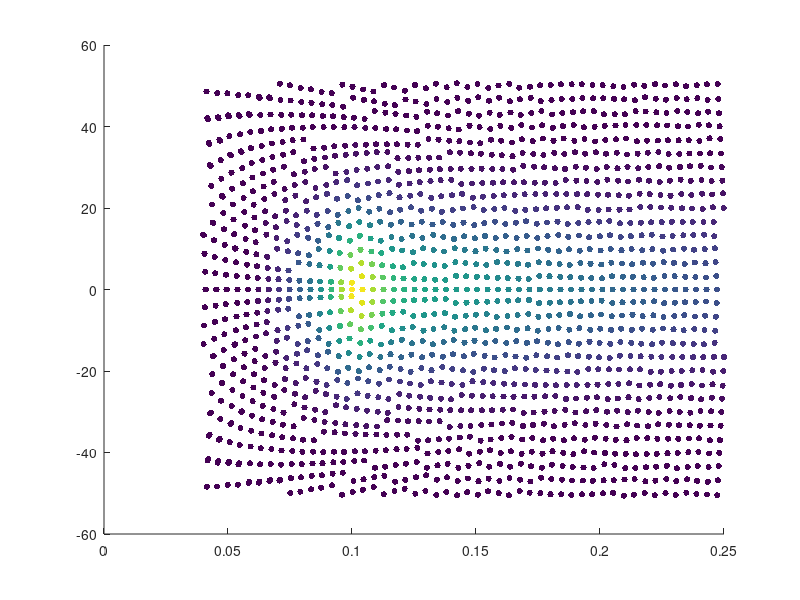

MATLAB code to generate this figure:
mfreq=1550;
mtheta=31;
fmin= 0.04;
fmax= 0.25;
h_gen=9;
delta=2;
fm = 0.1;
theta_input=00;
sigma_theta_input=10;
gamma_spec=3;
DY = 1;
Nglob=2999;
alpha_c=0;
PERIODIC=1;
SMALL=eps('single');

%% NEW STUFF:
alpha=-0.39;
alpha1=alpha+1.0/3.0;
grav=9.81;
omgn=2.0*pi*fm;
tb=omgn*omgn*h_gen/grav;
tc=1.0+tb*alpha;
wkn=sqrt((tc-sqrt(tc*tc-4.0*alpha1*tb))/(2.0*alpha1))/h_gen;

DTHETA0 = asin(2*pi/DY/(Nglob-1)/wkn);
THETA_MAX_DEG = (mtheta-1)/2 * DTHETA0*180/pi
NSIGMA  = THETA_MAX_DEG / sigma_theta_input
while NSIGMA<5 & THETA_MAX_DEG<60
    disp('decreasing angular resolution')
    THETA_MAX_DEG = min(2*THETA_MAX_DEG,60);
    NSIGMA = THETA_MAX_DEG / sigma_theta_input
end
%%
% $$$ THETA_MAX_DEG = min(10*sigma_theta_input,60);
THETA_MAX = THETA_MAX_DEG*pi/180;

df = (fmax-fmin)/(mfreq-1.0);
    Ef = 0;
    for kf=1:mfreq
        Freq(kf) = fmin +(kf-1)*df;
    end

    % % --- directional wave
    sigma_theta=sigma_theta_input*pi/180.0;
    N_spec=20.0/sigma_theta;

    if mtheta==1 % 1D case
        theta(1:mfreq) = theta_input*pi/180.0;
        AG(1:mfreq) = 1.0;
    else
        [~,displace_theta] = min(abs(Freq-fm));
        idx_theta = mod(displace_theta(1),mtheta);
        for kf=1:mfreq %new method
            ktheta_temp = mod(kf-idx_theta,mtheta);
            if ktheta_temp<=0
                ktheta_temp = ktheta_temp + mtheta;
            end
            theta(kf) = (-1).^real(kf)*(-pi*1.0/2.0 + ...
                2.0/2.0*pi*(floor(real(ktheta_temp)/2.0 - ...
                0.5))/(real(mtheta)-1.0));   %new method
            theta(kf) = (-1).^real(kf)*(-THETA_MAX + ...
                2*THETA_MAX*(floor(real(ktheta_temp)/2.0 - ...
                0.5))/(real(mtheta)-1.0));   %Grimes narrowed +/- bounds

            theta(kf) = theta(kf) + theta_input*pi/180.0;   %new method
            if theta(kf)>THETA_MAX
                theta(kf) = THETA_MAX;
            end
            if theta(kf)<-THETA_MAX
                theta(kf) = -THETA_MAX;
            end
            AG(kf) = 1.0/( 2.0*pi );
% $$$             if abs(theta(kf))<pi/180 & abs(kf-displace_theta)<2
% $$$                 return
% $$$             end
            for k_n=1:N_spec
                AG(kf) = AG(kf)+ ...
                    (1.0/pi)*exp(-0.5*(real(k_n)*sigma_theta).^2) ...
  	                *cos(k_n*(theta(kf)-theta_input*pi/180.0));
            end
        end
        AG(:) = abs(AG(:));
    end

    theta0 = theta;

    % next correct the directions for periodic domain...
    alpha=-0.39;
    alpha1=alpha+1.0/3.0;
    grav=9.81;
    for kf = 1:mfreq
        omgn(kf)=2.0*pi*Freq(kf);
        tb=omgn(kf)*omgn(kf)*h_gen/grav;
        tc=1.0+tb*alpha;
        wkn=sqrt((tc-sqrt(tc*tc-4.0*alpha1*tb))/(2.0*alpha1))/h_gen;

        if wkn==0
            wkn=SMALL;
            C_phase=sqrt(grav*h_gen);
            wave_length=C_phase/fm;
        else
            C_phase=1.0/wkn*fm*2.0*pi;
            wave_length=C_phase/fm;
        end
        % for periodic boundary conditions
        theta_temp = theta(kf);
        if PERIODIC
            tmp1=wkn;
            if theta_temp>0
                tmp3=0;
                I=0;
                while (tmp3<theta_temp)
                    I=I+1;
                    tmp2=I*2.0*pi/DY/(Nglob-1.0);
                    if tmp2>=tmp1
                        theta_temp = theta_temp - 0.001;
                        if theta_temp<=0
                            theta_temp = 0.0;
                            break
                        end
                        break
                    else
                        % theta, based on rlamda=wkn*sin(theta)
                        tmp3=asin(tmp2/tmp1);
                    end
                end
                if tmp2<tmp1
                    tmp3=asin((I-1)*2.0*pi/DY/(Nglob-1.0)/tmp1);
                end
            elseif theta_temp<0
                tmp3=0;
                I=0;
                while (tmp3>theta_temp);
                    I=I+1;
                    tmp2=I*2.0*pi/DY/(Nglob-1.0);     % rlamda
                    if tmp2>=tmp1
                        theta_temp = theta_temp + 0.001;
                        if theta_temp>=0
                            theta_temp = 0.0;
                            break
                        end
                        break
                    else
                        % theta, based on rlamda=wkn*sin(theta)
                        tmp3=-asin(tmp2/tmp1);
                    end
                end
                if tmp2<tmp1
                    tmp3=-asin((I-1)*2.0*pi/DY/(Nglob-1.0)/tmp1);
                end
            elseif theta_temp==0.0
                tmp3 = theta_temp;
            end
        end
        theta(kf)=tmp3;
    end

    %% Wave heigh spectrum estimation:
    Hmo = 1.0;
    
        for kf=1:mfreq
        omiga_spec=2.0*pi*Freq(kf)*sqrt(h_gen/grav);
        phi=1.0-0.5*(2.0-omiga_spec).^2;
        if omiga_spec<=1.0, phi=0.5*omiga_spec.^2; end
        if omiga_spec>=2.0, phi=1.0; end
        sigma_spec=0.07;
        if Freq(kf)>fm, sigma_spec=0.09; end
        Etma(kf)=grav.^2*Freq(kf).^(-5)*(2.0*pi).^(-4)*phi...
            *exp(-5.0/4.0*(Freq(kf)/fm).^(-4))...
            *gamma_spec.^(exp(-(Freq(kf)/fm-1.0).^2/(2.0*sigma_spec.^2)));
        EnergyBin(kf) = Etma(kf)*df;
        Ef = Ef + EnergyBin(kf);
        end
        alpha_spec=Hmo.^2/16.0/Ef;
        correction_coeff = Ef/dot(AG,EnergyBin);
        for kf=1:mfreq
            AG(kf) = AG(kf) * correction_coeff;
            Hmo_each(1,kf)=4.0 *sqrt((alpha_spec*EnergyBin(kf)*AG(kf)));
        end


        figure, scatter(Freq,theta*180/pi,20,Hmo_each/2/sqrt(2),'filled')

% $$$         figure, scatter(Freq,theta*180/pi,20,log(Hmo_each),'filled')


        if mod(mfreq,mtheta)==0
            Hmo_array   = reshape(Hmo_each,mtheta,mfreq/mtheta);
            theta_array = reshape(theta0,mtheta,mfreq/mtheta);
            freq_array  = reshape(Freq,mtheta,mfreq/mtheta);
        end
